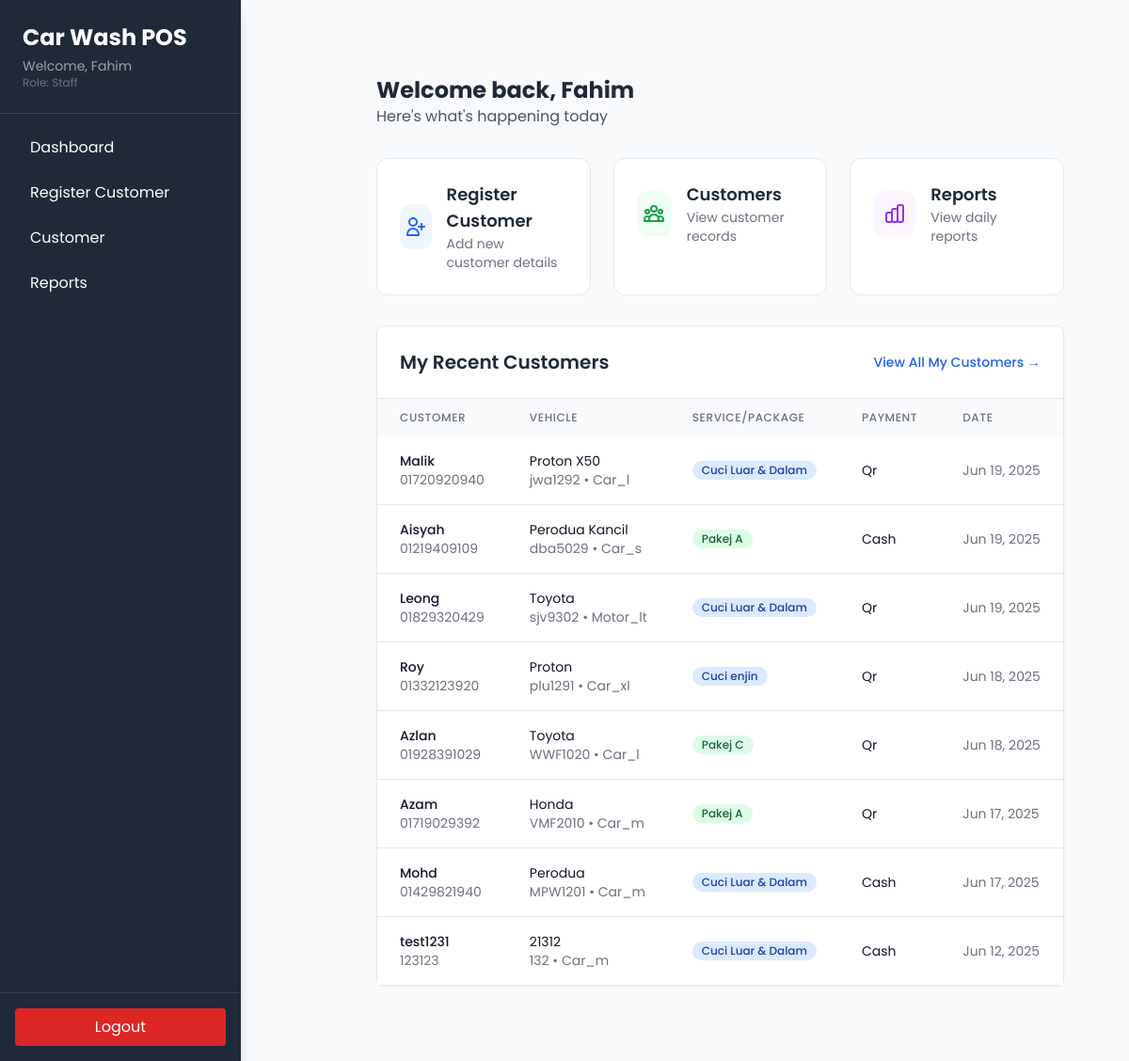
The app's page /pages/staff/dashboard.php (signed in) with its own data.
### tables this page shows
CREATE TABLE `customers` (
  `id` int(11) NOT NULL,
  `name` varchar(100) NOT NULL,
  `phone` varchar(20) NOT NULL,
  `vehicle_brand` varchar(50) NOT NULL,
  `plate_no` varchar(20) NOT NULL,
  `service_id` int(11) DEFAULT NULL,
  `package_id` int(11) DEFAULT NULL,
  `payment_method` enum('cash','qr') NOT NULL DEFAULT 'cash',
  `created_at` timestamp NOT NULL DEFAULT current_timestamp(),
  `vehicle_type` text DEFAULT NULL,
  `created_by` int(11) DEFAULT NULL
);

CREATE TABLE `services` (
  `id` int(11) NOT NULL,
  `name` varchar(255) NOT NULL,
  `description` text DEFAULT NULL,
  `status` tinyint(1) DEFAULT 1
);

CREATE TABLE `packages` (
  `id` int(11) NOT NULL,
  `name` varchar(255) NOT NULL,
  `price` decimal(8,2) NOT NULL,
  `description` text DEFAULT NULL,
  `status` tinyint(1) DEFAULT 1
);

### pages/staff/dashboard.php (the view, shortened to what this page needs)
<?php
require_once '../../connection.php';
include '../../components/sidebar.php';
$user_query = $conn->prepare("SELECT id FROM users WHERE username = ?");
$user_query->bind_param("s", $_SESSION['user']);
$user_query->execute();
$user_result = $user_query->get_result();
$user_data = $user_result->fetch_assoc();
$current_user_id = $user_data['id'];
$recent_customers = $conn->prepare("
    SELECT c.*,
           s.name AS service_name,
           p.name AS package_name
    FROM customers c
    LEFT JOIN services s ON c.service_id = s.id
    LEFT JOIN packages p ON c.package_id = p.id
    WHERE c.created_by = ?
    ORDER BY c.created_at DESC
    LIMIT 10
");
$recent_customers->bind_param("i", $current_user_id);
$recent_customers->execute();
$result = $recent_customers->get_result();
$customers = $result ? $result->fetch_all(MYSQLI_ASSOC) : [];
?>
<!DOCTYPE html>
<html lang="en">
<head>
    <script src="https://cdn.tailwindcss.com"></script>
</head>
<body class="bg-gray-50">
    <div class="flex">
        <?php include '../../components/sidebar.php'; ?>
        <div class="flex-1 p-8">
            <div class="mb-8">
                <h1 class="text-2xl font-bold text-gray-800">Welcome back, <?= htmlspecialchars($username) ?></h1>
                <p class="text-gray-600">Here's what's happening today</p>
            </div>
            <div class="grid grid-cols-1 md:grid-cols-2 lg:grid-cols-3 gap-6">
                <a href="register_cust.php" class="dashboard-card bg-white p-6">
                    <div class="flex items-center space-x-4">
                        <div class="card-icon bg-blue-50 text-blue-600">
                            <svg xmlns="http://www.w3.org/2000/svg" class="h-6 w-6" fill="none" viewBox="0 0 24 24" stroke="currentColor">
                                <path stroke-linecap="round" stroke-linejoin="round" stroke-width="2" d="M18 9v3m0 0v3m0-3h3m-3 0h-3m-2-5a4 4 0 11-8 0 4 4 0 018 0zM3 20a6 6 0 0112 0v1H3v-1z" />
                            </svg>
                        </div>
                        <div>
                            <h2 class="text-lg font-semibold text-gray-800">Register Customer</h2>
                            <p class="text-sm text-gray-500">Add new customer details</p>
                        </div>
                    </div>
                </a>
                <a href="customer.php" class="dashboard-card bg-white p-6">
                    <div class="flex items-center space-x-4">
                        <div class="card-icon bg-green-50 text-green-600">
                        </div>
                        <div>
                            <h2 class="text-lg font-semibold text-gray-800">Customers</h2>
                            <p class="text-sm text-gray-500">View customer records</p>
                        </div>
                    </div>
                </a>
                <a href="reports.php" class="dashboard-card bg-white p-6">
                    <div class="flex items-center space-x-4">
                        <div class="card-icon bg-purple-50 text-purple-600">
                        </div>
                        <div>
                            <h2 class="text-lg font-semibold text-gray-800">Reports</h2>
                            <p class="text-sm text-gray-500">View daily reports</p>
                        </div>
                    </div>
                </a>
            </div>
            <div class="mt-8 bg-white rounded-lg shadow-sm border border-gray-200">
                <div class="p-6 border-b border-gray-200">
                    <div class="flex justify-between items-center">
                        <h2 class="text-xl font-semibold text-gray-800">My Recent Customers</h2>
                        <a href="customer.php" class="text-blue-600 hover:text-blue-800 text-sm font-medium">
                            View All My Customers →
                        </a>
                    </div>
                </div>
                <div class="overflow-x-auto">
                    <table class="w-full">
                        <thead class="bg-gray-50">
                            <tr>
                                <th class="px-6 py-3 text-left text-xs font-medium text-gray-500 uppercase tracking-wider">Customer</th>
                                <th class="px-6 py-3 text-left text-xs font-medium text-gray-500 uppercase tracking-wider">Vehicle</th>
                                <th class="px-6 py-3 text-left text-xs font-medium text-gray-500 uppercase tracking-wider">Service/Package</th>
                                <th class="px-6 py-3 text-left text-xs font-medium text-gray-500 uppercase tracking-wider">Payment</th>
                                <th class="px-6 py-3 text-left text-xs font-medium text-gray-500 uppercase tracking-wider">Date</th>
                            </tr>
                        </thead>
                        <tbody class="bg-white divide-y divide-gray-200">
                            <?php if (empty($customers)): ?>
                                <tr>
                                    <td colspan="5" class="px-6 py-4 text-center text-gray-500">
                                        No customers found. Start by registering a new customer!
                                    </td>
                                </tr>
                            <?php else: ?>
                                <?php foreach ($customers as $customer): ?>
                                    <tr class="hover:bg-gray-50">
                                        <td class="px-6 py-4 whitespace-nowrap">
                                            <div>
                                                <div class="text-sm font-medium text-gray-900"><?= htmlspecialchars($customer['name']) ?></div>
                                                <div class="text-sm text-gray-500"><?= htmlspecialchars($customer['phone']) ?></div>
                                            </div>
                                        </td>
                                        <td class="px-6 py-4 whitespace-nowrap">
                                            <div>
                                                <div class="text-sm text-gray-900"><?= htmlspecialchars($customer['vehicle_brand']) ?></div>
                                                <div class="text-sm text-gray-500"><?= htmlspecialchars($customer['plate_no']) ?> • <?= ucfirst($customer['vehicle_type'] ?? '') ?></div>
                                            </div>
                                        </td>
                                        <td class="px-6 py-4 whitespace-nowrap">
                                            <?php if ($customer['service_id']): ?>
                                                <span class="inline-flex items-center px-2.5 py-0.5 rounded-full text-xs font-medium bg-blue-100 text-blue-800">
                                                    <?= htmlspecialchars($customer['service_name']) ?>
                                                </span>
                                            <?php else: ?>
                                                <span class="inline-flex items-center px-2.5 py-0.5 rounded-full text-xs font-medium bg-green-100 text-green-800">
                                                    <?= htmlspecialchars($customer['package_name']) ?>
                                                </span>
                                            <?php endif; ?>
                                        </td>
                                        <td class="px-6 py-4 whitespace-nowrap text-sm text-gray-900">
                                            <span class="capitalize"><?= htmlspecialchars($customer['payment_method']) ?></span>
                                        </td>
                                        <td class="px-6 py-4 whitespace-nowrap text-sm text-gray-500">
                                            <?= date('M j, Y', strtotime($customer['created_at'])) ?>
                                        </td>
                                    </tr>
                                <?php endforeach; ?>
                            <?php endif; ?>
                        </tbody>
                    </table>
                </div>
            </div>
        </div>
    </div>
</body>
</html>

### pages/staff/dashboard.php (style rules this page uses)
body { font-family: 'Poppins', sans-serif; background-color: #f8fafc; }
.dashboard-card { transition: all 0.2s ease; border-radius: 12px; border: 1px solid #e2e8f0; }
.card-icon { width: 48px; height: 48px; border-radius: 12px; display: flex; align-items: center; justify-content: center; }

### records on screen
customers: name "Malik", phone "01720920940", vehicle_brand "Proton X50", plate_no "jwa1292", vehicle_type "Car_l", service.name "Cuci Luar & Dalam", payment_method "Qr", created_at "Jun 19, 2025"
customers: name "Aisyah", phone "01219409109", vehicle_brand "Perodua Kancil", plate_no "dba5029", vehicle_type "Car_s", package.name "Pakej A", payment_method "Cash", created_at "Jun 19, 2025"
customers: name "Leong", phone "01829320429", vehicle_brand "Toyota", plate_no "sjv9302", vehicle_type "Motor_lt", service.name "Cuci Luar & Dalam", payment_method "Qr", created_at "Jun 19, 2025"
customers: name "Roy", phone "01332123920", vehicle_brand "Proton", plate_no "plu1291", vehicle_type "Car_xl", service.name "Cuci enjin", payment_method "Qr", created_at "Jun 18, 2025"
customers: name "Azlan", phone "01928391029", vehicle_brand "Toyota", plate_no "WWF1020", vehicle_type "Car_l", package.name "Pakej C", payment_method "Qr", created_at "Jun 18, 2025"
customers: name "Azam", phone "01719029392", vehicle_brand "Honda", plate_no "VMF2010", vehicle_type "Car_m", package.name "Pakej A", payment_method "Qr", created_at "Jun 17, 2025"
customers: name "Mohd", phone "01429821940", vehicle_brand "Perodua", plate_no "MPW1201", vehicle_type "Car_m", service.name "Cuci Luar & Dalam", payment_method "Cash", created_at "Jun 17, 2025"
customers: name "test1231", phone "123123", vehicle_brand "21312", plate_no "132", vehicle_type "Car_m", service.name "Cuci Luar & Dalam", payment_method "Cash", created_at "Jun 12, 2025"

### other values on screen
$username "Fahim"
$role "Staff"
